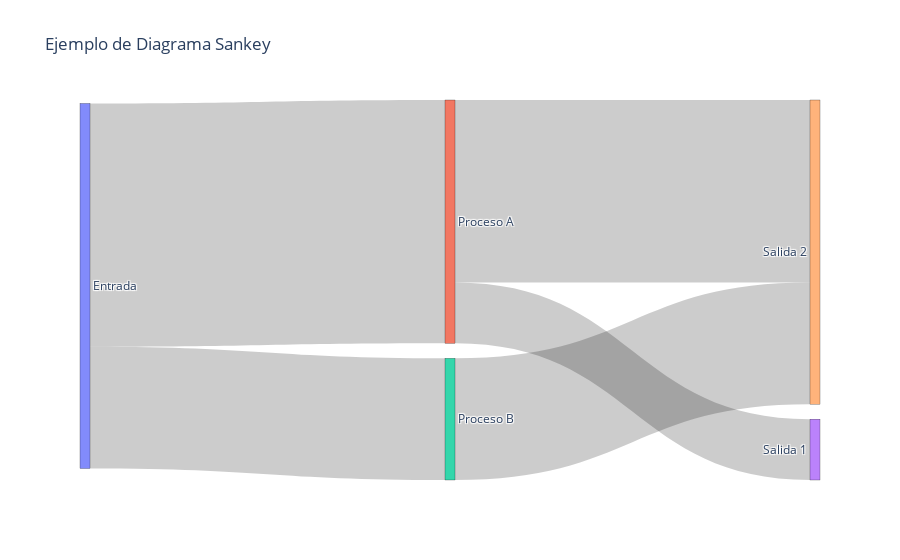

Notebook code for this chart:
### Code cell
import plotly.graph_objects as go

# Definimos los nodos (etiquetas)
labels = ["Entrada", "Proceso A", "Proceso B", "Salida 1", "Salida 2"]

# Definimos las conexiones entre nodos (índices)
source = [0, 0, 1, 1, 2]  # De qué nodo sale
target = [1, 2, 3, 4, 4]  # A qué nodo entra
value =  [8, 4, 2, 6, 4]  # Cantidad de flujo

# Crear el diagrama Sankey
fig = go.Figure(data=[go.Sankey(
    node=dict(
        pad=15,
        thickness=10,
        line=dict(color="black", width=0.25),
        label=labels
    ),
    link=dict(
        source=source,
        target=target,
        value=value
    )
)])

fig.update_layout(title_text="Ejemplo de Diagrama Sankey", font_size=12)
fig.show()

### Figure 1 — Plotly figure (JSON) as saved in the notebook; plotly's stock layout.template omitted (floating-point values rounded to 4 significant figures)
{"data": [{"link": {"source": [0, 0, 1, 1, 2], "target": [1, 2, 3, 4, 4], "value": [8, 4, 2, 6, 4]}, "node": {"label": ["Entrada", "Proceso A", "Proceso B", "Salida 1", "Salida 2"], "line": {"color": "black", "width": 0.25}, "pad": 15, "thickness": 10}, "type": "sankey"}], "layout": {"font": {"size": 12}, "title": {"text": "Ejemplo de Diagrama Sankey"}}}
